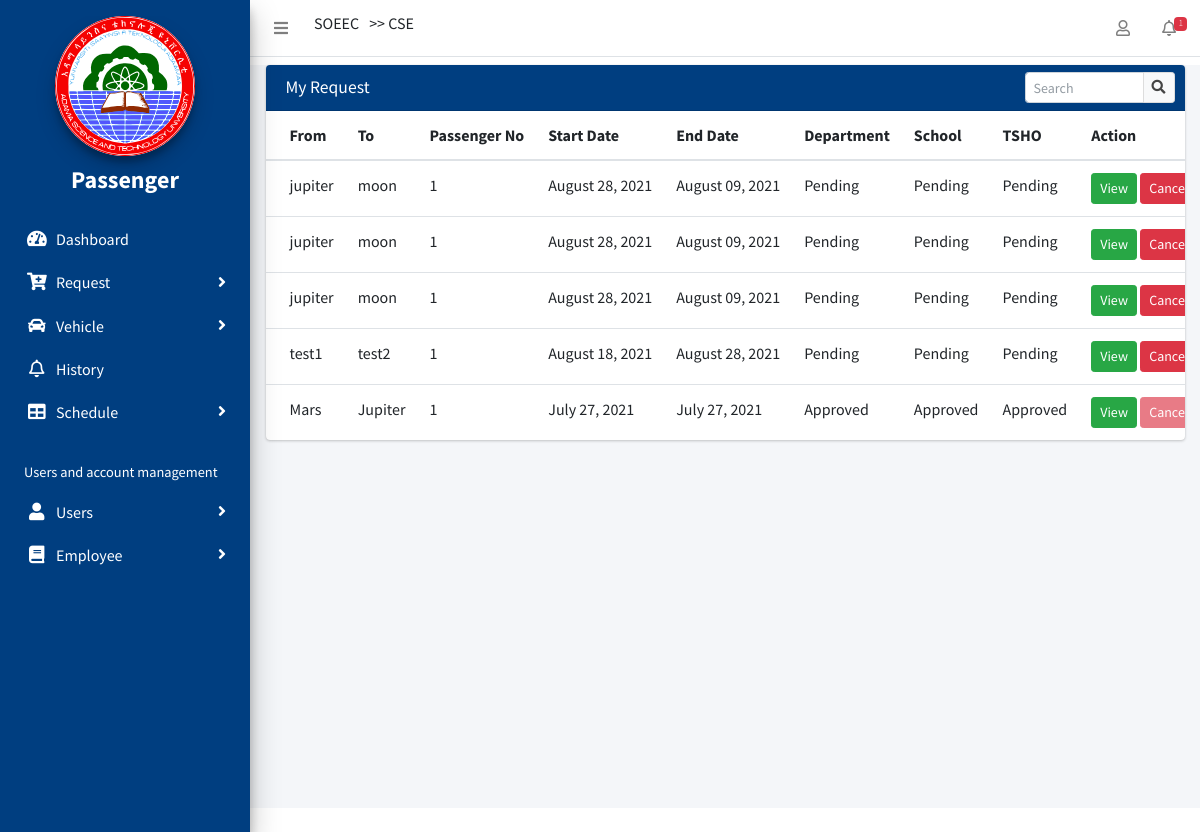
/request/my_request (signed in), run on an earlier commit of the app's database.
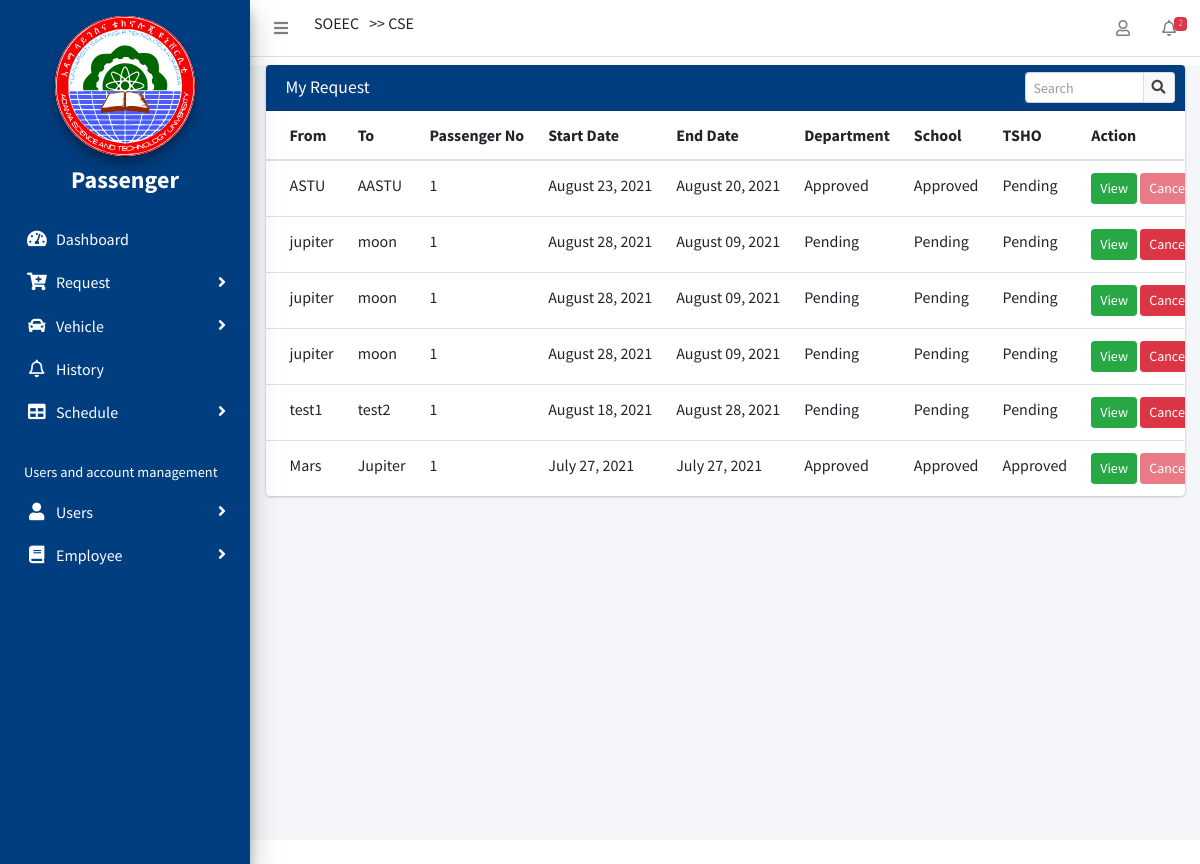
And on a later commit of the database.
### Trequest/models.py (models this page shows, shortened)
class MyUser(AbstractUser):
    first_name = models.CharField(max_length=100, null=True)
    last_name = models.CharField(max_length=100, null=True)
    email = models.EmailField(null=True,blank=True)
    ROLE = (
        ('Passenger', 'Passenger'),
        ('TSHO', 'TSHO'),
        ('Mechanic', 'Mechanic'),
        ('Driver', 'Driver'),
        ('StoreManager', 'Store Manager'),
        ('SchoolDean', 'School Dean'),
        ('DepartmentHead', 'Department Head'),
        ('VicePresident', 'Vice President'),
    )
    phone_regex = RegexValidator(
        regex=r'^\+?1?\d{10,15}$',
        message='Phone number must be entered in the format : 0987654321 or +251987654321 up to 15 digits allowed'
    )
    phone = models.CharField(validators=[phone_regex], max_length=15, blank=True)
    school = models.ForeignKey(School,on_delete=models.SET_NULL,blank=True,null=True)
    department = models.ForeignKey(Department,on_delete=models.SET_NULL,blank=True,null=True)
    role = models.CharField(max_length=200, choices=ROLE)
    date_registered = models.DateField(auto_now_add=True,null=True)

class School(models.Model):
    name=models.CharField(max_length=100,null=True,blank=True,unique=True)
    def __str__(self):
        return self.name

class Department(models.Model):
    school=models.ForeignKey(School,on_delete=models.CASCADE)
    name=models.CharField(max_length=100,null=True,blank=True,unique=True)
    def __str__(self):
        return self.name

class TransportRequest(models.Model):
    STATUS = (
        ('Pending', 'Pending'),
        ('Approved', 'Approved'),
    )
    passenger = models.ForeignKey(settings.AUTH_USER_MODEL, on_delete=models.CASCADE, related_name='user_request')
    start_from = models.CharField(max_length=200)
    destination = models.CharField(max_length=200)
    reason = RichTextField(blank=True,null=True)
    passenger_numbers = models.PositiveIntegerField(default=1)
    list_of_passengers=models.TextField(max_length=400,null=True,blank=True)
    start_date = models.DateTimeField()
    end_date = models.DateTimeField()
    created_at = models.DateTimeField(auto_now_add=True)
    status = models.CharField(max_length=200, default='Pending', choices=STATUS)
    status2 = models.CharField(max_length=200, default='Pending', choices=STATUS)
    status3 = models.CharField(max_length=200, default='Pending', choices=STATUS)
    class Meta:
        ordering = ['-id']

### Trequest/views.py (the view)
# urls.py: path('request/my_request', views.my_request, name="my-request"),
@login_required(login_url='login')
def my_request(request):
    myrequest = TransportRequest.objects.filter(passenger=request.user).order_by("-created_at")
    context = {'myrequest': myrequest}
    return render(request, 'Trequest/myrequest.html', context)

### Trequest/templatetags/notifications.py (called while the page is built)
@register.inclusion_tag('Trequest/notifications.html')
def dep_notification_number():
    return { 'dep_notification_number':dep_notifications_count()   }

### Trequest/views.py (called while the page is built)
def dep_notifications_count():
    return Notifications.objects.filter(is_viewed = False).count()

### Trequest/templates/Trequest/myrequest.html (shortened to what this page needs)
{% extends 'Trequest/base.html' %}
{% load static%}
{% block content %}
<div class="content-wrapper mt-2">
  <section class="content">
    <div class="container-fluid">
       <div class="row mt-2">
          <div class="col-12">
            <div class="card">
              <div class="card-header" style="background:#003e80;color:#fff">
                <h3 class="card-title">My Request</h3>
                <div class="card-tools">
                  <div class="input-group input-group-sm" style="width: 150px;">
                    <input type="text" name="table_search" class="form-control float-right" placeholder="Search">
                    <div class="input-group-append">
                      <button type="submit" class="btn btn-default"><i class="fas fa-search"></i></button>
                    </div>
                  </div>
                </div>
              </div>
              <div class="card-body table-responsive p-0">
                <table class="table table-hover text-nowrap ">
                  <thead>
                    <tr>
                  <th>From</th>
                      <th>To</th>
                      <th>Passenger No</th>
                      <th>Start Date</th>
                      <th>End  Date</th>
                    {% if request.user.role != "DepartmentHead" and  request.user.role != "SchoolDean" %}
                       <th>Department</th>
                    {% endif %}
                    {% if request.user.role != "SchoolDean" %}
                      <th>School</th>
                    {% endif %}
                      <th>TSHO</th>
                      <th>Action</th>
                    </tr>
                  </thead>
                  <tbody>
                       {% if myrequest %}
                             {% for my in myrequest %}
                               <tr>
                                 <td>{{my.start_from}}</td>
                                 <td>{{my.destination}}</td>
                                 <td>{{my.passenger_numbers}}</td>
                                 <td>{{my.start_date|date:"F d, Y"}}</td>
                                 <td>{{my.end_date|date:"F d, Y"}}</td>
                             {% if request.user.role != "DepartmentHead" and  request.user.role != "SchoolDean" %}
                                  <td>{{my.status2}}</td>
                            {% endif %}
                            {% if request.user.role != "SchoolDean" %}
                                 <td>{{my.status3}}</td>
                           {% endif %}
                                 <td>{{my.status}}</td>
                                 <td>
                                     <a href="{% url 'detail-request' my.id %}"  class=" btn btn-success btn-sm">View</a>
                                     {% if my.status2 == "Pending" or  my.status3 == "Pending" %}
                                     <button class="btn btn-danger btn-sm"  >Cancel</button>
                                     {% else %}
                                     <button class="btn btn-danger btn-sm"  disabled>Cancel</button>
                                     {% endif %}
                                 </td>
                                   </tr>
                              {% endfor %}
                      {% else %}
                          <div class="alert alert-danger">
                             <p>There No is prevous trip history</p>
                          </div>
                      {% endif %}
                  </tbody>
                </table>
              </div>
            </div>
          </div>
        </div>
      </div>
    </section>
  </div>
{% endblock content %}

### Trequest/templates/Trequest/base.html (shortened to what this page needs)
{% load static %}
<!DOCTYPE html>
<html>
  <head>
    <link
      rel="stylesheet"
      href="{% static 'plugins/fontawesome-free/css/all.min.css' %}"
    />
    <link
      rel="stylesheet"
      href=" https://code.ionicframework.com/ionicons/2.0.1/css/ionicons.min.css"
    />
    <link
      rel="stylesheet"
      href="{% static 'plugins/tempusdominus-bootstrap-4/css/tempusdominus-bootstrap-4.min.css' %}"
    />
    <link
      rel="stylesheet"
      href="{% static 'plugins/icheck-bootstrap/icheck-bootstrap.min.css' %}"
    />
    <link
      rel="stylesheet"
      href="{% static 'plugins/jqvmap/jqvmap.min.css' %}"
    />
    <link rel="stylesheet" href="{% static 'dist/css/adminlte.min.css' %}" />
    <link
      rel="stylesheet"
      href="{% static 'plugins/overlayScrollbars/css/OverlayScrollbars.min.css' %}"
    />
    <link
      rel="stylesheet"
      href="{% static 'plugins/daterangepicker/daterangepicker.css' %}"
    />
    <link
      rel="stylesheet"
      href="{% static 'plugins/summernote/summernote-bs4.css' %}"
    />
    <link
      rel="stylesheet"
      href="{% static 'plugins/datatables-bs4/css/dataTables.bootstrap4.css' %}"
    />
</head>
  <body class="hold-transition sidebar-mini layout-fixed">
    <div class="wrapper">
      <nav class="main-header navbar navbar-expand navbar-white navbar-light">
        <ul class="navbar-nav">
          <li class="nav-item">
            <a class="nav-link" data-widget="pushmenu" href="#"
              ><i class="fas fa-bars"></i
            ></a>
          </li>
        </ul>
        {% if request.user.school %}
        <h6 style="margin-left: 10px">{{request.user.school}}</h6>
        {% endif %} {% if request.user.department %}
        <h6 style="margin-left: 10px">>> {{request.user.department}}</h6>
        {% endif %}
        <ul class="navbar-nav ml-auto">
          <li class="nav-item dropdown">
            <a class="nav-link" data-toggle="dropdown" href="#"
              ><i class="far fa-user"></i
            ></a>
          </li>
          <li class="nav-item dropdown">
            <a class="nav-link" data-toggle="dropdown" href="#">
              <i class="far fa-bell"></i>
              <span class="badge badge-danger navbar-badge">
                {% load notifications %}
                {% dep_notification_number %}
              </span>
            </a>
                   {% load notifications %}
          </li>
        </ul>
      </nav>
      <aside
        class="main-sidebar elevation-4"
        style="background: #003e80; color: white"
      >
        <div class="sidebar" style="color: white">
          <div class="user-panel mt-3 pb-3 mb-3s">
            <a href="{% url 'index' %}">
              <div style="text-align: center">
                <img
                  src="{% static 'dist/img/astu_logo.svg' %}"
                  alt="Astu Logo"
                  style="width: 60%; height: auto; background: white"
                  class="brand-image img-circle elevation-3"
                />
                <h5 style="margin-top: 10px; color: white; font-size: 2vw">
                  <strong>{{request.user.role}}</strong>
                </h5>
              </div>
            </a>
          </div>
          <nav>
            <ul
              class="nav nav-pills nav-sidebar flex-column"
              data-widget="treeview"
              role="menu"
              data-accordion="false"
            >
              <li class="nav-item has-treeview menu-open">
                <a href="{% url 'index' %}" class="list nav-link">
                  <i class="side nav-icon fas fa-tachometer-alt"></i>
                  <p style="color: white">Dashboard</p>
                </a>
              </li>
              <li class="nav-item has-treeview">
                <a href="#" class="list nav-link">
                  <i class="side nav-icon fa fa-cart-plus"></i>
                  <p style="color: white">
                    Request
                    <i class="fas fa-angle-right right"></i>
                  </p>
                </a>
              </li>
              <li class="nav-item has-treeview">
                <a href="#" class="list nav-link">
                  <i class="side nav-icon fas fa-car"></i>
                  <p style="color: white">
                    Vehicle
                    <i class="right fas fa-angle-right"></i>
                  </p>
                </a>
              </li>
              <li class="nav-item has-treeview">
                <a href="{% url 'history' %}" class="list nav-link">
                  <i class="side nav-icon far fa-bell"></i>
                  <p style="color: white">History</p>
                </a>
              </li>
              <li class="nav-item has-treeview">
                <a href="#" class="list nav-link">
                  <i class="side nav-icon fas fa-table"></i>
                  <p style="color: white">
                    Schedule
                    <i class="fas fa-angle-right right"></i>
                  </p>
                </a>
              </li>
              <li class="nav-header">Users and account management</li>
              <li class="nav-item has-treeview">
                <a href="#" class="list nav-link">
                  <i class="side nav-icon fas fa-user"></i>
                  <p style="color: white">
                    Users
                    <i class="fas fa-angle-right right"></i>
                  </p>
                </a>
              </li>
              <li class="nav-item has-treeview">
                <a href="#" class="list nav-link">
                  <i class="side nav-icon fas fa-book"></i>
                  <p style="color: white">
                    Employee
                    <i class="fas fa-angle-right right"></i>
                  </p>
                </a>
              </li>
            </ul>
          </nav>
        </div>
      </aside>
      {% block content %} {% endblock content %} {% include
    </div>
  </body>
</html>

### Trequest/templates/Trequest/notifications.html
{{dep_notification_number}}

### Trequest/templates/Trequest/base.html (style rules this page uses)
.side { color: white; }

What changed in the data, as far as the page shows it:
added TransportRequest: start_from "ASTU", destination "AASTU", passenger_numbers "1", start_date "August 23, 2021", end_date "August 20, 2021", status2 "Approved", status3 "Approved", status "Pending", shows "Cancel"
Also different on the page:
{{ dep_notification_number }}: "1" → "2"
